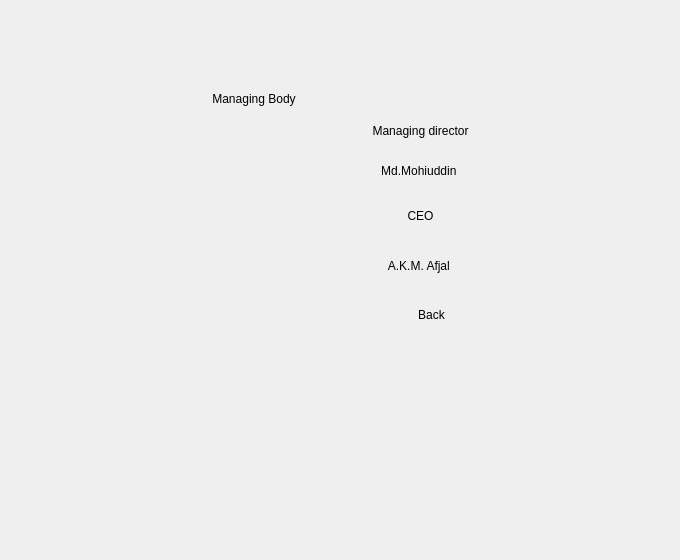
    <widget class="QWidget" name="pagee19">
     <widget class="QGroupBox" name="groupBox_10">
      <property name="geometry">
       <rect>
        <x>210</x>
        <y>90</y>
        <width>461</width>
        <height>461</height>
       </rect>
      </property>
      <property name="styleSheet">
       <string notr="true">Border:none;</string>
      </property>
      <property name="title">
       <string>Managing Body</string>
      </property>
      <widget class="QToolButton" name="toolButton_45">
       <property name="geometry">
        <rect>
         <x>50</x>
         <y>20</y>
         <width>321</width>
         <height>41</height>
        </rect>
       </property>
       <property name="text">
        <string>Managing director</string>
       </property>
      </widget>
      <widget class="QToolButton" name="toolButton_46">
       <property name="geometry">
        <rect>
         <x>50</x>
         <y>60</y>
         <width>321</width>
         <height>41</height>
        </rect>
       </property>
       <property name="text">
        <string>Md.Mohiuddin </string>
       </property>
      </widget>
      <widget class="QToolButton" name="toolButton_47">
       <property name="geometry">
        <rect>
         <x>50</x>
         <y>100</y>
         <width>321</width>
         <height>51</height>
        </rect>
       </property>
       <property name="text">
        <string>CEO</string>
       </property>
      </widget>
      <widget class="QToolButton" name="toolButton_48">
       <property name="geometry">
        <rect>
         <x>50</x>
         <y>150</y>
         <width>321</width>
         <height>51</height>
        </rect>
       </property>
       <property name="text">
        <string>A.K.M. Afjal </string>
       </property>
      </widget>
      <widget class="QPushButton" name="pushButton_56">
       <property name="geometry">
        <rect>
         <x>180</x>
         <y>210</y>
         <width>83</width>
         <height>29</height>
        </rect>
       </property>
       <property name="text">
        <string>Back</string>
       </property>
      </widget>
     </widget>
    </widget>
